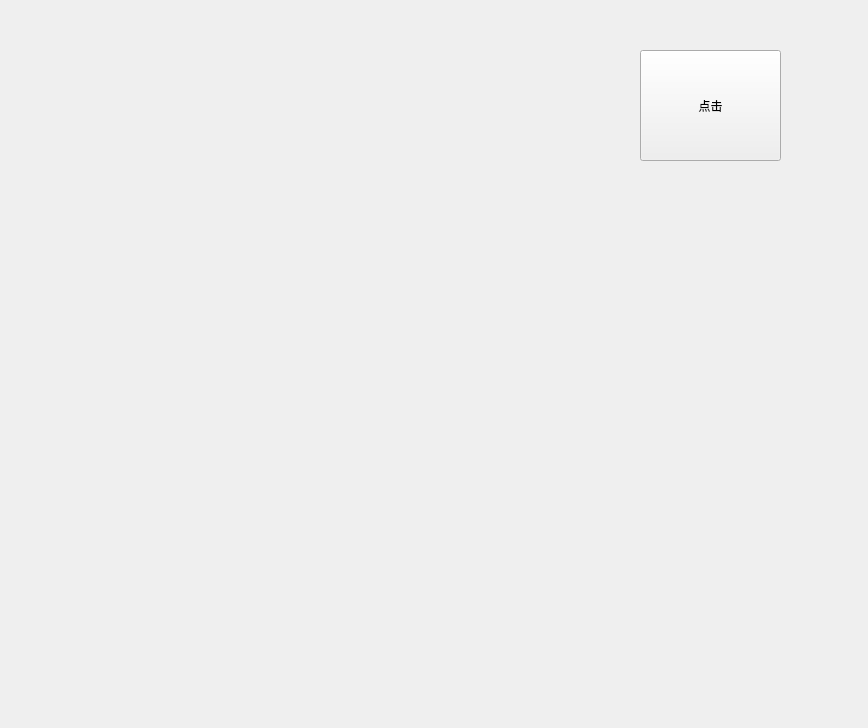
<?xml version="1.0" encoding="UTF-8"?>
<ui version="4.0">
 <class>Form</class>
 <widget class="QWidget" name="Form">
  <property name="geometry">
   <rect>
    <x>0</x>
    <y>0</y>
    <width>868</width>
    <height>728</height>
   </rect>
  </property>
  <property name="windowTitle">
   <string>Form</string>
  </property>
  <widget class="QPushButton" name="btn">
   <property name="geometry">
    <rect>
     <x>640</x>
     <y>50</y>
     <width>141</width>
     <height>111</height>
    </rect>
   </property>
   <property name="text">
    <string>点击</string>
   </property>
  </widget>
 </widget>
 <resources/>
 <connections/>
</ui>
